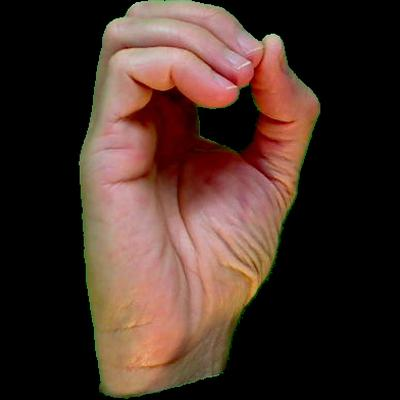
#> input picture resize_images/0/hand1_0_bot_seg_3_cropped.jpeg, 400 x 400 px; its folder holds only this picture in this run
$ python resize.py   (older library calls are emulated)
#> lines starting #> are read from the running program, lines starting #| are printed output that depends on the picture
from PIL import Image
from os import listdir

w, h = 40, 40


def resize(image_name):
    # resizing all images and convert to grayscale
#> called with image_name = '0/hand1_0_bot_seg_3_cropped.jpeg'
    img = Image.open('./resize_images/' + image_name)
#> img is the input picture: PIL image 400x400 RGB; mean R, G, B 68.6, 47.3, 39.3
    img = img.resize((w, h), Image.ANTIALIAS)
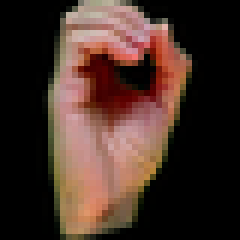
#> img: PIL image 40x40 RGB (shown 6 times larger); mean R, G, B 69, 47.6, 39.5
    img = img.convert('L')
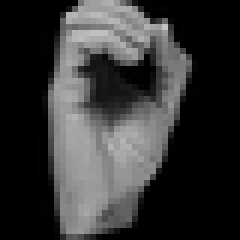
#> img: PIL image 40x40 L (shown 6 times larger); min 0, max 193, mean 53.1
    img.save('./converted/' + image_name)


if __name__ == '__main__':
    for digit_folder in listdir('./resize_images/'):
        for image_file in listdir('./resize_images/' + digit_folder):
            resize(digit_folder + '/' + image_file)
            print('Resized ' + image_file)
#> pass 2 of the loop `for digit_folder in listdir('./resize_images/'):`:
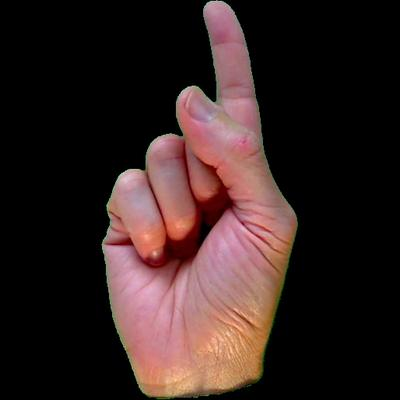
#> input picture resize_images/1/hand1_1_bot_seg_1_cropped.jpeg, 400 x 400 px
#> in resize, img is the input picture: PIL image 400x400 RGB; mean R, G, B 51.7, 34.7, 33
#> in resize (call 2), `img = img.resize((w, h), Image.ANTIALIAS)`:
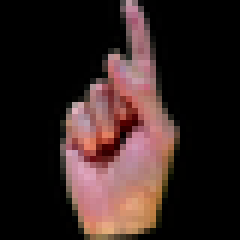
#> img: PIL image 40x40 RGB (shown 6 times larger); mean R, G, B 52.1, 35.1, 33.3
#> in resize (call 2), `img = img.convert('L')`:
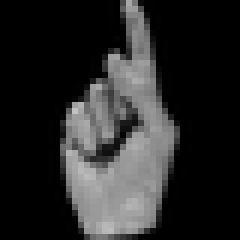
#> img: PIL image 40x40 L (shown 6 times larger); min 0, max 194, mean 40
